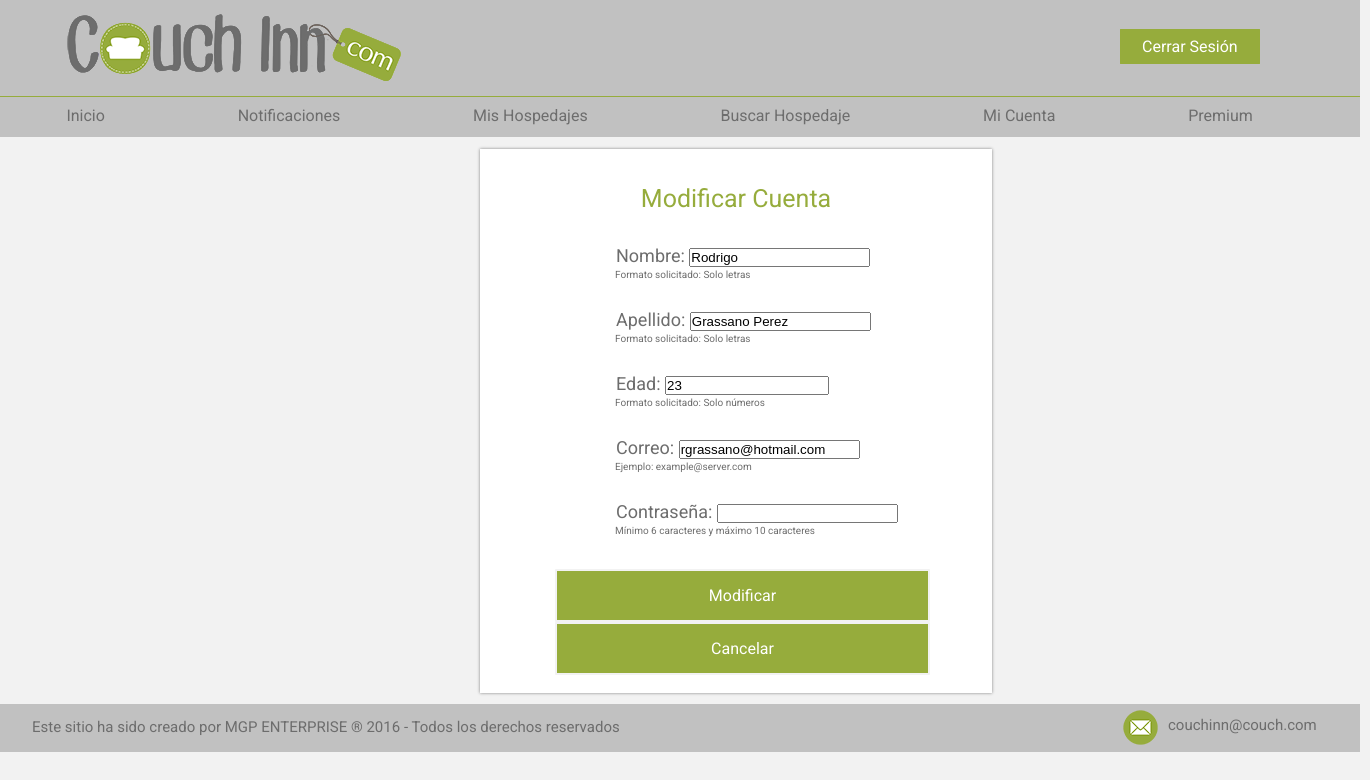
Screenshot of /Login_Modificar_Cuenta.php (signed in) with the database file from the repository.
### tables this page shows
CREATE TABLE IF NOT EXISTS `ucomun` (
`idUComun` int(11) NOT NULL,
  `Usuario` varchar(50) NOT NULL,
  `Clave` varchar(20) NOT NULL,
  `Nombre` varchar(30) NOT NULL,
  `Apellido` varchar(30) NOT NULL,
  `Edad` int(3) NOT NULL,
  `Mail` varchar(40) NOT NULL,
  `Premium` tinyint(1) NOT NULL,
  `Puntaje` double NOT NULL
);

### Login_Modificar_Cuenta.php (the view, shortened to what this page needs)
<!DOCTYPE html>
<head>
	<link rel ="stylesheet" type ="text/css" href ="Estilos_Login_Modificar_Cuenta.css"/>
</head>
<body>
	<?php
		include("Login_Cabeza.php");
	?>
	<div id= "cuerpo">
		<?php
			include("Login_Menu.php");
		?>
		<div id= "ModUsu">
			<div id= "titulo">
				<p> Modificar Cuenta </p>
				<div id="subBus">
				<form method="post" name="registro">
					<?php
					if (!isset($_POST['idUComun'])) {
						$query = "SELECT * FROM ucomun WHERE ucomun.idUComun=".$_SESSION['idUComun']."";
						$q = mysql_query($query, $link);
						$res=mysql_fetch_array($q);
						echo '<div id= "formulario">';
							echo 'Nombre: ';
							echo '<input type="text" pattern="([a-zA-ZÁÉÍÓÚñáéíóú][\s]*)+([a-zA-ZÁÉÍÓÚñáéíóú][\s]*)+([a-zA-ZÁÉÍÓÚñáéíóú][\s]*)" REQUIRED name="nombre" value="'.$res['Nombre'].'"/>';
						echo '</div>';
						echo '<div id="ejemplo">';
							echo 'Formato solicitado: Solo letras';
						echo '</div>';
						echo '<div id= "formulario">';
							echo 'Apellido: ';
							echo '<input type="text" pattern="([a-zA-ZÁÉÍÓÚñáéíóú][\s]*)+([a-zA-ZÁÉÍÓÚñáéíóú][\s]*)+([a-zA-ZÁÉÍÓÚñáéíóú][\s]*)" REQUIRED name="apellido" value="'.$res['Apellido'].'"/>';
						echo '</div>';
						echo '<div id="ejemplo">';
							echo 'Formato solicitado: Solo letras';
						echo '</div>';
						echo '<div id= "formulario">';
							echo 'Edad: ';
							echo '<input type="number" REQUIRED name="edad" min="18" max="105" style="width: 12em" value="'.$res['Edad'].'"/>';
						echo '</div>';
						echo '<div id="ejemplo">';
							echo 'Formato solicitado: Solo números';
						echo '</div>';
						echo '<div id= "formulario">';
							echo 'Correo: ';
							echo '<input type="email" REQUIRED name="mai" value="'.$res['Mail'].'"/>';
						echo '</div>';
						echo '<div id="ejemplo">';
							echo 'Ejemplo: example@server.com';
						echo '</div>';
						echo '<div id= "formulario">';
							echo 'Contrase&ntildea: ';
							echo '<input type="password" REQUIRED name="claVieja" MINLENGTH="6" MAXLENGTH="10"/>';
						echo '</div>';
						echo '<div id="ejemplo">';
							echo 'Mínimo 6 caracteres y máximo 10 caracteres';
						echo '</div>';
						echo '<div id="boton">';
							echo '<div id="boton1">';
								echo '<input type="submit" name="modificar" value="Modificar"/>';
							echo '</div>';
							echo '<div id= "boton2">';
								?><input type="button" name="cancelar" value="Cancelar" onClick="location.href='Login_Index.php'"/><?php
							echo '</div>';
						echo '</div>';
					}
					?>
				</form>
				</div>
			</div>
		</div>
	</div>
	<?php
		include("Pie.php");
	?>
</body>
</html>

### Estilos_Login_Modificar_Cuenta.css (style rules this page uses)
* { margin: 0; padding: 0; }
body { background: #f2f2f2; font-family: "Roboto"; border-top: 30px; }
#cuerpo { width: 70em; padding-top:6em; }
#titulo { font-family: "Roboto"; font-size: 25px; color: #96ac3c; text-align: center; padding-bottom: 20px; padding-top: 1.5em; }
#ModUsu { float: left; width: 32em; height: 34em; margin-top: -2.7em; margin-left: 30em; margin-bottom: 0.7em; background: #fff; box-shadow: 0px 0px 3px grey; overflow: hidden; }
#formulario { width: 32em; height: 1.5em; padding-top:-2em; margin-top: 2em; margin-bottom:1em; margin-left: 2em; font-family: "Roboto"; color: #6d6d6d; font-size: 18px; }
#ejemplo { width: 32em; height: 0.5em; margin-top: -2.2em; margin-left: 3.5em; font-family: "Roboto"; color: #6d6d6d; font-size: 10px; }
#subBus { float: left; width: 30em; height: 36em; margin-left:4em; text-align: left; }
#boton { width:15em; margin-left:-1em; margin-top:1.5em; }
#boton1 input[type="submit"] { background: #96AC3C; border-radius: 1px; border: 2px solid #f2f2f2; color: #fff; cursor: pointer; display: inline-block; font-family: "Roboto"; font-size: 16px; padding: 15px; width: 100%; -webkit-transition: all 0.3s ease; -o-transition: all 0.3s ease; transition: all 0.3s ease; }
#boton2 input[type="button"] { background: #96AC3C; border-radius: 1px; border: 2px solid #f2f2f2; color: #fff; cursor: pointer; display: inline-block; font-family: "Roboto"; font-size: 16px; padding: 15px; width: 100%; -webkit-transition: all 0.3s ease; -o-transition: all 0.3s ease; transition: all 0.3s ease; }

### Estilos_Login_Menu.css (style rules this page uses)
body { line-height: 1; }
body { font-family: "Roboto"; }

### rows the page displays
ucomun: nombre "Rodrigo", apellido "Grassano Perez", edad "23", mai "rgrassano@hotmail.com"
